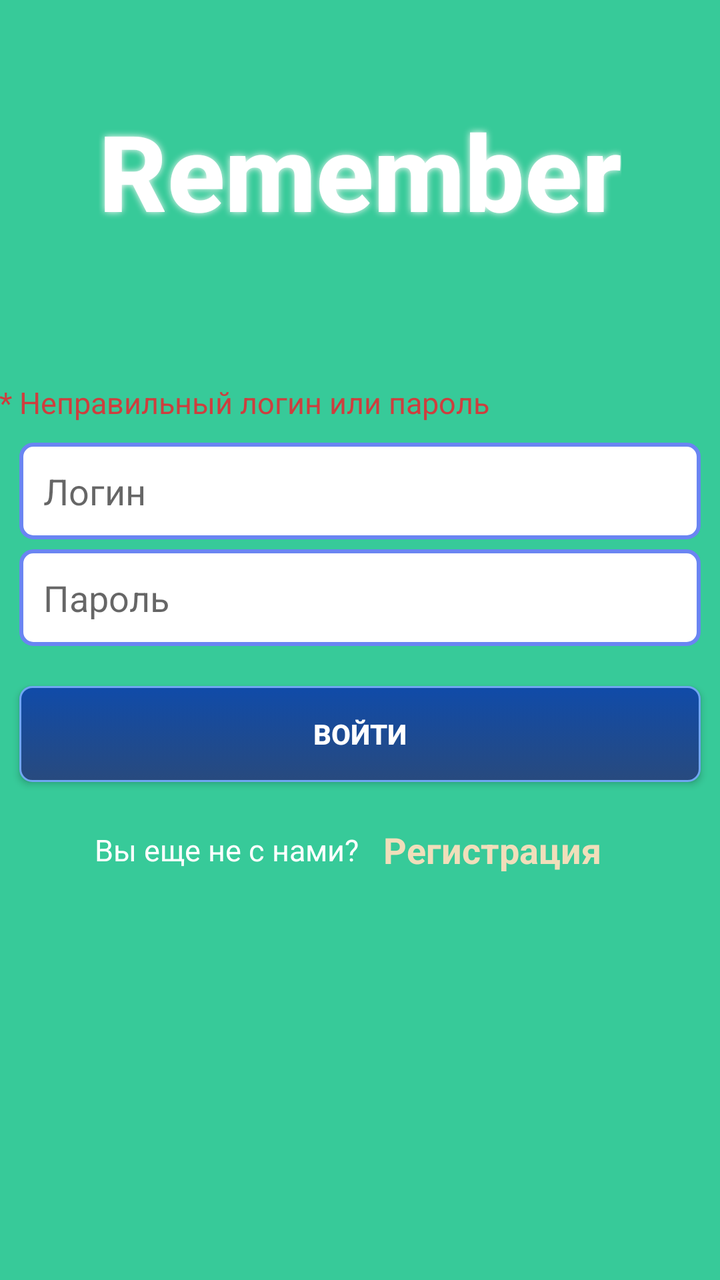
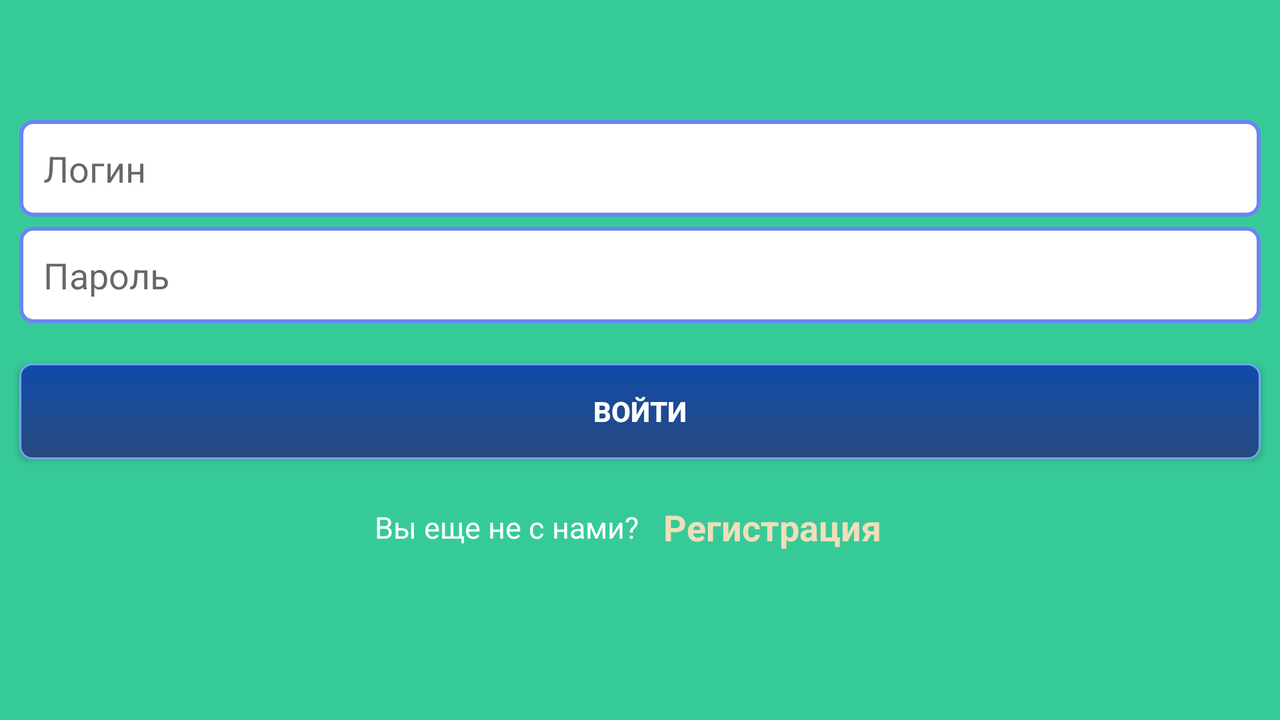

The same Android screen from two of the app's own layout files: first res/layout/ as a phone draws it, then the repository's variant for another configuration, drawn on a device whose configuration selects that folder. Both files follow.
<!-- AndroidManifest.xml: activity theme AppThemeLogin.NoActionBar -->
<!-- res/layout/login.xml -->
<RelativeLayout xmlns:android="http://schemas.android.com/apk/res/android"
    xmlns:tools="http://schemas.android.com/tools"
    android:layout_width="match_parent"
    android:layout_height="match_parent"
    xmlns:app="http://schemas.android.com/apk/res-auto"
    android:elevation="23dp"
    android:focusable="false"
    android:gravity="center_horizontal"
    android:orientation="vertical"
    android:paddingBottom="@dimen/activity_vertical_margin"
    android:paddingLeft="@dimen/activity_horizontal_margin"
    android:paddingRight="@dimen/activity_horizontal_margin"
    android:paddingTop="50dp"
    tools:context=".LoginActivity"
    android:visibility="visible">

    
    <TextView
        android:id="@+id/title_login"
        android:layout_width="wrap_content"
        android:layout_height="wrap_content"
        android:shadowColor="#fefafa"
        android:text="Remember"
        android:textAppearance="?android:attr/textAppearanceLarge"
        android:textStyle="normal|bold"
        style="@style/Title"
        android:layout_alignParentTop="true"
        android:layout_centerHorizontal="true" />

    <ProgressBar
        android:id="@+id/login_progress"
        style="?android:attr/progressBarStyleLarge"
        android:layout_width="wrap_content"
        android:layout_height="wrap_content"
        android:visibility="gone"
        android:layout_below="@+id/title_login"
        android:layout_centerHorizontal="true" />
        <LinearLayout
            android:id="@+id/email_login_form"
            android:layout_width="match_parent"
            android:layout_height="wrap_content"
            android:orientation="vertical"
            android:layout_centerVertical="true"
            android:layout_alignParentStart="true">

            <TextView
                android:layout_width="wrap_content"
                android:layout_height="wrap_content"
                android:textAppearance="?android:attr/textAppearanceSmall"
                android:text="* Неправильный логин или пароль"
                android:id="@+id/errorText"
                android:visibility="visible"
                android:textColor="#ce3e3e"
                android:textSize="15dp"
                android:layout_below="@+id/title_login"
                android:layout_centerHorizontal="true" />

            <LinearLayout
                android:layout_width="match_parent"
                android:layout_height="match_parent"
                android:layout_margin="10dp"
                android:orientation="vertical">


                <EditText
                    android:id="@+id/email"
                    android:layout_width="match_parent"
                    android:layout_height="wrap_content"
                    android:hint="@string/prompt_login"
                    android:inputType="textEmailAddress"
                    android:maxLines="1"
                    android:singleLine="true"
                    style="@style/Field"
                    android:layout_marginBottom="5dp" />


                <EditText
                    style="@style/Field"
                    android:id="@+id/password"
                    android:layout_width="match_parent"
                    android:layout_height="wrap_content"
                    android:hint="@string/prompt_password"
                    android:imeActionId="@+id/login"
                    android:imeActionLabel="@string/action_sign_in_short"
                    android:imeOptions="actionUnspecified"
                    android:inputType="textPassword"
                    android:maxLines="1"
                    android:singleLine="true" />

            </LinearLayout>

            <LinearLayout
                android:layout_width="match_parent"
                android:layout_height="wrap_content"
                android:orientation="horizontal">

                <Button
                    android:id="@+id/email_sign_in_button"
                    style="@style/Button"
                    android:layout_width="match_parent"
                    android:layout_height="wrap_content"
                    android:layout_margin="10dp"
                    android:layout_marginLeft="5dp"
                    android:layout_weight="1"
                    android:onClick="login"
                    android:text="@string/action_sign_in"
                    android:textColor="#ffffff"
                    android:textStyle="bold" />

            </LinearLayout>

            <LinearLayout
                android:orientation="horizontal"
                android:layout_width="match_parent"
                android:layout_height="match_parent"
                android:gravity="center">

                <TextView
                    android:layout_width="wrap_content"
                    android:layout_height="wrap_content"
                    android:textAppearance="?android:attr/textAppearanceSmall"
                    android:text="Вы еще не с нами?"
                    android:id="@+id/textView2"
                    android:textSize="15dp"
                    android:textColor="#ffffff" />

                <Button
                    style="@style/Widget.AppCompat.ActionButton"
                    android:layout_width="wrap_content"
                    android:layout_height="wrap_content"
                    android:text="Регистрация"
                    android:id="@+id/button"
                    android:onClick="signupClick"
                    android:textStyle="bold"
                    android:textSize="18dp"
                    android:textColor="#f0deba" />
            </LinearLayout>

        </LinearLayout>


</RelativeLayout>
<!-- resources referenced by this layout -->
<resources>
  <string name="action_sign_in">Войти</string>
  <string name="action_sign_in_short">Sign in</string>
  <string name="prompt_login">Логин</string>
  <string name="prompt_password">Пароль</string>
  <style name="Button">
          <item name="android:textColor">#FFFFFF</item>
          <item name="android:background">@drawable/button_backround</item>
      </style>
  <style name="Field">
          <item name="android:padding">12dp</item>
          <item name="android:background">@drawable/backround_field_login</item>
      </style>
  <style name="Title">
          <item name="android:shadowColor">#640CAB</item>
          <item name="android:shadowRadius">8</item>
          <item name="android:fontFamily">sans-serif-medium</item>
          <item name="android:textColor">#ffffff</item>
          <item name="android:textSize">53dp</item>
      </style>
  <style name="AppThemeLogin.NoActionBar">
          <item name="windowActionBar">false</item>
          <item name="windowNoTitle">true</item>
      </style>
  <!-- drawable button_backround (drawable) -->
  <?xml version="1.0" encoding="utf-8" ?>
  <selector xmlns:android="http://schemas.android.com/apk/res/android">
      <item android:state_pressed="true">
          <shape>
              <solid
                  android:color="#09831d" />
              <stroke
                  android:width="1dp"
                  android:color="#2f993b"/>
              <corners
                  android:radius="6dp"/>
              <padding
                  android:left="10dp"
                  android:top="10dp"
                  android:right="10dp"
                  android:bottom="10dp" />
          </shape>
      </item>
      <item>
          <shape>
              <gradient
                  android:startColor="#104ba9"
                  android:endColor="#284a7e"
                  android:angle="270" />
              <stroke
                  android:width="1dp"
                  android:color="#70a6f2" />
              <corners
                  android:radius="6dp" />
              <padding
                  android:left="10dp"
                  android:top="10dp"
                  android:right="10dp"
                  android:bottom="10dp" />
          </shape>
      </item>
  </selector>
  <!-- drawable backround_field_login (drawable) -->
  <?xml version="1.0" encoding="utf-8"?>
  <selector xmlns:android="http://schemas.android.com/apk/res/android">
      <item>
          <shape>
              <solid android:color="#ffffff">
              </solid>
  
              <corners android:radius="6dp">
              </corners>
              <stroke android:width="2dp" android:color="#6a85f2">
              </stroke>
          </shape>
      </item>
  </selector>
</resources>
<!-- res/layout-land/login.xml (the repository's variant of the layout above) -->
<!-- drawn on the phone turned sideways -->
<RelativeLayout xmlns:android="http://schemas.android.com/apk/res/android"
    xmlns:tools="http://schemas.android.com/tools"
    android:layout_width="match_parent"
    android:layout_height="match_parent"
    xmlns:app="http://schemas.android.com/apk/res-auto"
    android:elevation="23dp"
    android:focusable="false"
    android:gravity="center_horizontal"
    android:orientation="vertical"
    android:paddingBottom="@dimen/activity_vertical_margin"
    android:paddingLeft="@dimen/activity_horizontal_margin"
    android:paddingRight="@dimen/activity_horizontal_margin"
    android:paddingTop="50dp"
    tools:context=".LoginActivity">

    

    <ProgressBar
        android:id="@+id/login_progress"
        style="?android:attr/progressBarStyleLarge"
        android:layout_width="wrap_content"
        android:layout_height="wrap_content"
        android:visibility="gone"
        android:layout_alignParentBottom="true"
        android:layout_centerHorizontal="true" />



        <LinearLayout
            android:id="@+id/email_login_form"
            android:layout_width="match_parent"
            android:layout_height="wrap_content"
            android:orientation="vertical"
            android:layout_alignParentStart="true"
            android:layout_alignParentTop="true">
            <TextView
                android:layout_width="wrap_content"
                android:layout_height="wrap_content"
                android:textAppearance="?android:attr/textAppearanceSmall"
                android:text="* Неправильный логин или пароль"
                android:id="@+id/errorText"
                android:visibility="gone"
                android:textColor="#ce3e3e"
                android:textSize="15dp"
                android:layout_below="@+id/title_login"
                android:layout_centerHorizontal="true"
                android:layout_gravity="center_horizontal" />
            <LinearLayout
                android:layout_width="match_parent"
                android:layout_height="match_parent"
                android:layout_margin="10dp"
                android:orientation="vertical">


                <AutoCompleteTextView
                    android:id="@+id/email"
                    android:layout_width="match_parent"
                    android:layout_height="wrap_content"
                    android:hint="@string/prompt_login"
                    android:inputType="textEmailAddress"
                    android:maxLines="1"
                    android:singleLine="true"
                    android:theme="@style/Field"
                    android:background="@drawable/bakground_form_login"
                    android:layout_marginBottom="5dp" />


                <EditText
                    style="@style/Field"
                    android:id="@+id/password"
                    android:layout_width="match_parent"
                    android:layout_height="wrap_content"
                    android:hint="@string/prompt_password"
                    android:imeActionId="@+id/login"
                    android:imeActionLabel="@string/action_sign_in_short"
                    android:imeOptions="actionUnspecified"
                    android:inputType="textPassword"
                    android:maxLines="1"
                    android:singleLine="true"
                    android:background="@drawable/bakground_form_login" />
            </LinearLayout>

            <LinearLayout
                android:layout_width="match_parent"
                android:layout_height="wrap_content"
                android:orientation="horizontal">

                <Button
                    android:id="@+id/email_sign_in_button"
                    style="@style/Button"
                    android:layout_width="match_parent"
                    android:layout_height="wrap_content"
                    android:layout_margin="10dp"
                    android:layout_marginLeft="5dp"
                    android:layout_weight="1"
                    android:onClick="login"
                    android:text="@string/action_sign_in"
                    android:textColor="#ffffff"
                    android:textStyle="bold" />

            </LinearLayout>
            <LinearLayout
                android:orientation="horizontal"
                android:layout_width="match_parent"
                android:layout_height="match_parent"
                android:gravity="center">

                <TextView
                    android:layout_width="wrap_content"
                    android:layout_height="wrap_content"
                    android:textAppearance="?android:attr/textAppearanceSmall"
                    android:text="Вы еще не с нами?"
                    android:id="@+id/textView2"
                    android:textSize="15dp"
                    android:textColor="#ffffff" />

                <Button
                    style="@style/Widget.AppCompat.ActionButton"
                    android:layout_width="wrap_content"
                    android:layout_height="wrap_content"
                    android:text="Регистрация"
                    android:id="@+id/button"
                    android:onClick="signupClick"
                    android:textStyle="bold"
                    android:textSize="18dp"
                    android:textColor="#f0deba" />
            </LinearLayout>
        </LinearLayout>


</RelativeLayout>
<!-- resources referenced by the variant -->
<!-- as the phone turned sideways resolves them -->
<resources>
  <!-- drawable bakground_form_login (drawable) -->
  <?xml version="1.0" encoding="utf-8"?>
  <selector xmlns:android="http://schemas.android.com/apk/res/android">
   <item>
       <shape>
           <solid android:color="#ffffff"></solid>
           <corners android:radius="6dp"></corners>
           <stroke android:color="#6a85f2" android:width="2dp"></stroke>
       </shape>
   </item>
  </selector>
  <string name="action_sign_in">Войти</string>
  <string name="action_sign_in_short">Sign in</string>
  <string name="prompt_login">Логин</string>
  <string name="prompt_password">Пароль</string>
  <style name="Button">
          <item name="android:textColor">#FFFFFF</item>
          <item name="android:background">@drawable/button_backround</item>
      </style>
  <style name="Field">
          <item name="android:padding">12dp</item>
          <item name="android:background">@drawable/backround_field_login</item>
      </style>
  <style name="AppThemeLogin.NoActionBar">
          <item name="windowActionBar">false</item>
          <item name="windowNoTitle">true</item>
      </style>
  <!-- drawable button_backround (drawable) -->
  <?xml version="1.0" encoding="utf-8" ?>
  <selector xmlns:android="http://schemas.android.com/apk/res/android">
      <item android:state_pressed="true">
          <shape>
              <solid
                  android:color="#09831d" />
              <stroke
                  android:width="1dp"
                  android:color="#2f993b"/>
              <corners
                  android:radius="6dp"/>
              <padding
                  android:left="10dp"
                  android:top="10dp"
                  android:right="10dp"
                  android:bottom="10dp" />
          </shape>
      </item>
      <item>
          <shape>
              <gradient
                  android:startColor="#104ba9"
                  android:endColor="#284a7e"
                  android:angle="270" />
              <stroke
                  android:width="1dp"
                  android:color="#70a6f2" />
              <corners
                  android:radius="6dp" />
              <padding
                  android:left="10dp"
                  android:top="10dp"
                  android:right="10dp"
                  android:bottom="10dp" />
          </shape>
      </item>
  </selector>
  <!-- drawable backround_field_login (drawable) -->
  <?xml version="1.0" encoding="utf-8"?>
  <selector xmlns:android="http://schemas.android.com/apk/res/android">
      <item>
          <shape>
              <solid android:color="#ffffff">
              </solid>
  
              <corners android:radius="6dp">
              </corners>
              <stroke android:width="2dp" android:color="#6a85f2">
              </stroke>
          </shape>
      </item>
  </selector>
</resources>
